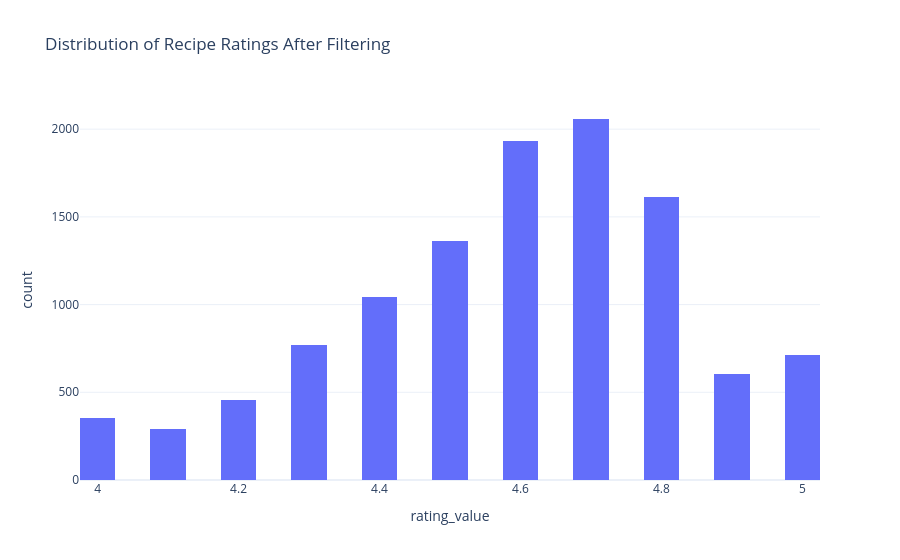

The code cell stored with this chart in its notebook:
### Markdown cell above
## Target distribution

### Code cell
white_plot(
    px.histogram(
        recipe_summary,
        x=CONFIG.target,
        nbins=30,
        title="Distribution of Recipe Ratings After Filtering"
    )
)

print(recipe_summary[CONFIG.target].describe())

### Figure 1 — Plotly figure (JSON) as saved in the notebook; plotly's stock layout.template omitted (floating-point values rounded to 4 significant figures; data arrays with more than 128 entries replaced by an {"elided": "..."} marker saying what was removed)
{"data": [{"bingroup": "x", "hovertemplate": "rating_value=%{x}<br>count=%{y}<extra></extra>", "legendgroup": "", "marker": {"color": "#636efa", "pattern": {"shape": ""}}, "name": "", "nbinsx": 30, "orientation": "v", "showlegend": false, "type": "histogram", "x": {"elided": "11196 float values"}, "xaxis": "x", "yaxis": "y"}], "layout": {"barmode": "relative", "legend": {"tracegroupgap": 0}, "title": {"text": "Distribution of Recipe Ratings After Filtering"}, "xaxis": {"anchor": "y", "domain": [0, 1], "title": {"text": "rating_value"}}, "yaxis": {"anchor": "x", "domain": [0, 1], "title": {"text": "count"}}}}
